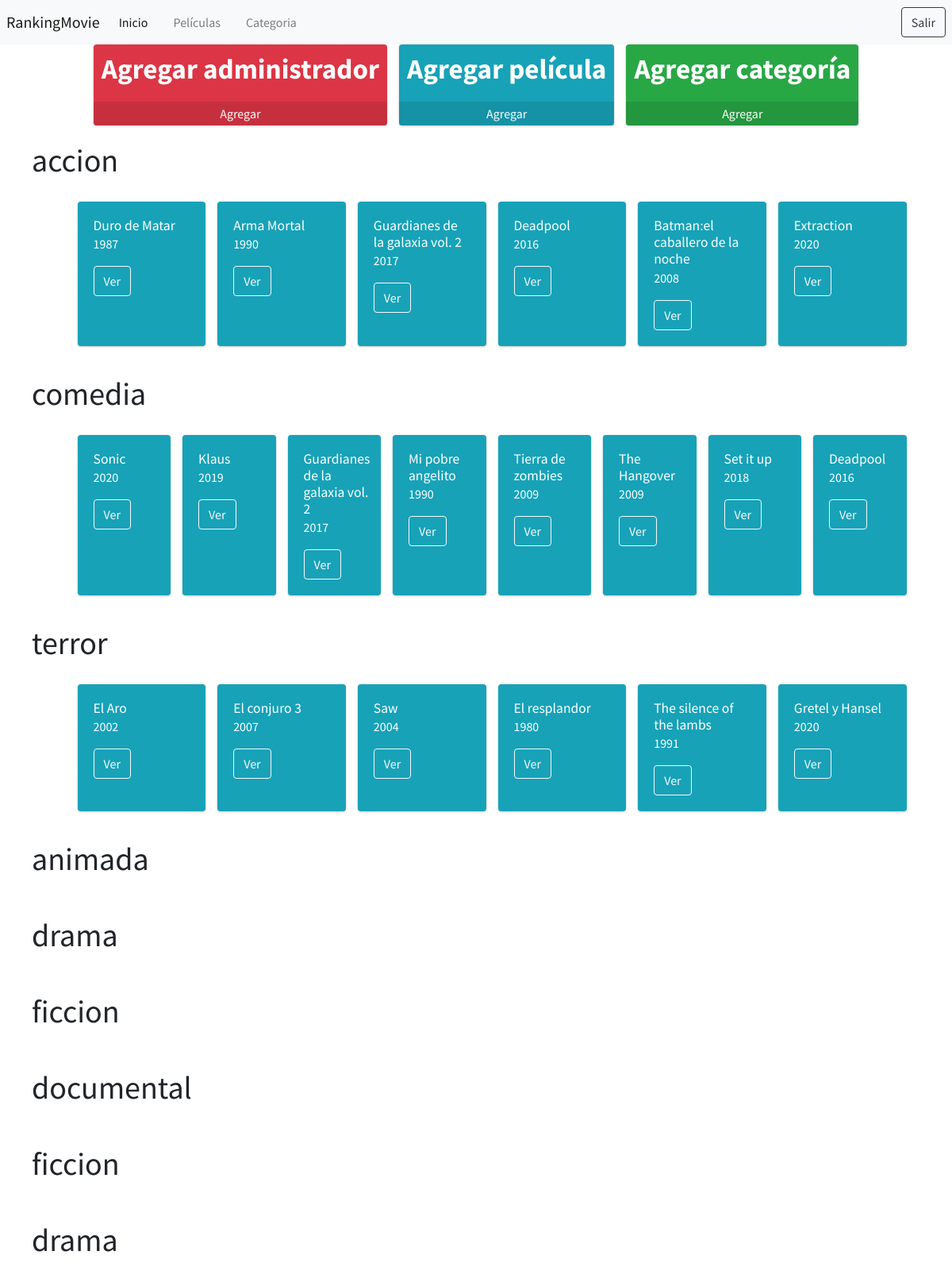
Page /inicio3/ on the committed database.
### app/models.py (models this page shows, shortened)
class Categoria(models.Model):
    nombre = models.CharField(max_length=45, null=False)
    peliculas = models.ManyToManyField(Pelicula, related_name='peliculas')
    class Meta:
        app_label = 'app'

class Pelicula(models.Model):
    titulo = models.CharField(max_length=200, null=False)
    sinopsis = models.TextField(null=True)
    anio = models.IntegerField(null=True)
    actores=models.TextField(max_length=2000, null=True)
    duracion = models.IntegerField(null=True)
    enCartelera=models.BooleanField(null=False)
    fecha_creacion = models.DateTimeField(auto_now_add=True)
    estado = models.TextField(null=True)
    class Meta:
        app_label = 'app'

### app/views.py (the view)
# urls.py: path('inicio3/', views.inicio3, name='inicio3'),
def inicio3(request):
    cartelera=Pelicula.objects.filter(enCartelera=1)
    lista_categorias = Categoria.objects.all()
    contexto ={
        'lista_categorias' : lista_categorias,
        'cartelera' : cartelera
    }
    return render(request, 'app/inicio3.html', contexto)

### app/templates/app/inicio3.html (shortened to what this page needs)
{% extends "app/baseadmin.html"%}
{% load static %}
{% block contenido %}
<div class="content">
    <div class="row">
      <div class="col"></div>
        <div class="col">
            <div class="small-box bg-danger">
                <div class="inner">
                  <h3>Agregar administrador</h3>
                </div>
                <a href="{% url 'app:crearadmin3' %}" class="small-box-footer">
                  Agregar
                </a>
              </div>
          </div>
      <div class="col">
        <div class="small-box bg-info">
          <div class="inner">
            <h3>Agregar película</h3>
          </div>
          <a href="{% url 'app:crearpelicula3' %}" class="small-box-footer">
            Agregar
          </a>
        </div>
      </div>
      <div class="col">
        <div class="small-box bg-success">
          <div class="inner">
            <h3>Agregar categoría</h3>
          </div>
          <a href="{% url 'app:crearcategoria3' %}" class="small-box-footer">
            Agregar
          </a>
        </div>
      </div>
      <div class="col">
      </div>
    </div>
  </div>
  <ul>
  {% for c in lista_categorias %}
  <div class="content">
        <div class="row">
        <div class="col" >
          <h1> {{ c.nombre }}</h1>
        </div>
        <div class="col-9" >
        </div>
    </div>
    </div>
    <div class="card-deck" style="margin: 20px 50px">
      {% for p in c.peliculas.all %}
      <div class="card text-white bg-info mb-3">
        <div class="card-body">
            <h3 class="card-title">{{ p.titulo }}</h3>
            <p class="card-text">{{ p.anio }}</small></p>
            <a href="{% url 'app:verpeli3' p.id %}"><button type="button" class="btn btn-outline-light" >Ver</button></a>
         </div>
       </div>
      {% endfor %}
    </div>
  {% endfor %}
{% endblock %}

### rows in the picture
Categoria: nombre "accion"
Pelicula: titulo "Duro de Matar", anio "1987"
Pelicula: titulo "Arma Mortal", anio "1990"
Pelicula: titulo "Guardianes de la galaxia vol. 2", anio "2017"
Pelicula: titulo "Deadpool", anio "2016"
Pelicula: titulo "Batman:el caballero de la noche", anio "2008"
Pelicula: titulo "Extraction", anio "2020"
Categoria: nombre "comedia"
Pelicula: titulo "Sonic", anio "2020"
Pelicula: titulo "Klaus", anio "2019"
Pelicula: titulo "Mi pobre angelito", anio "1990"
Pelicula: titulo "Tierra de zombies", anio "2009"
Pelicula: titulo "The Hangover", anio "2009"
Pelicula: titulo "Set it up", anio "2018"
Categoria: nombre "terror"
Pelicula: titulo "El Aro", anio "2002"
Pelicula: titulo "El conjuro 3", anio "2007"
Pelicula: titulo "Saw", anio "2004"
Pelicula: titulo "El resplandor", anio "1980"
Pelicula: titulo "The silence of the lambs", anio "1991"
Pelicula: titulo "Gretel y Hansel", anio "2020"
Categoria: nombre "animada"
Categoria: nombre "drama"
Categoria: nombre "ficcion"
Categoria: nombre "documental"
Categoria: nombre "ficcion"
Categoria: nombre "drama"
